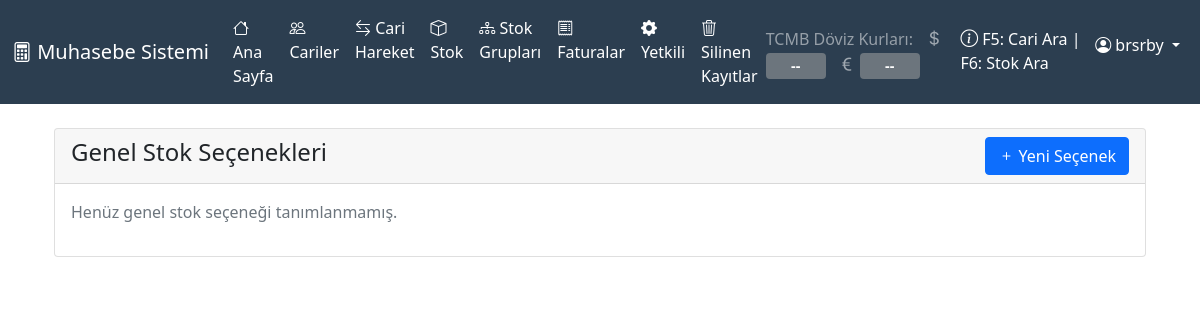
The app's page /yetkili/genel-stok-secenek/ (signed in), older data.
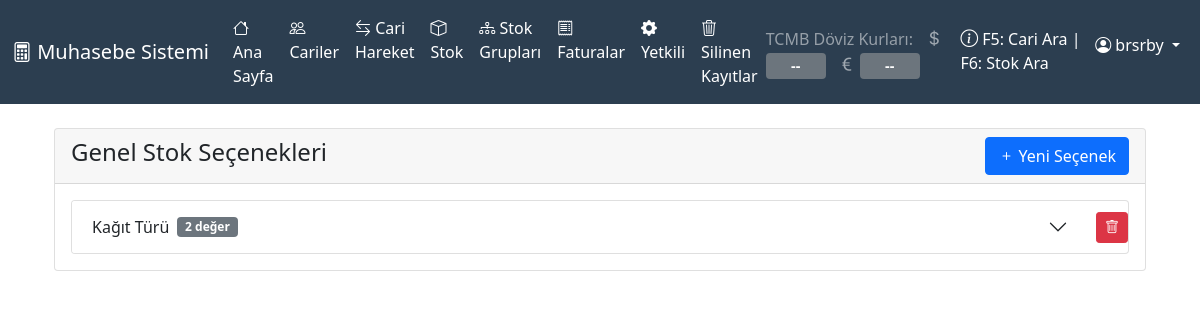
The same page, newer data.
### muhasebe/models.py (models this page shows, shortened)
class BaseModel(models.Model):
    olusturma_tarihi = models.DateTimeField(auto_now_add=True, verbose_name='Oluşturma Tarihi')
    guncelleme_tarihi = models.DateTimeField(auto_now=True, verbose_name='Güncelleme Tarihi')
    silindi = models.BooleanField(default=False, verbose_name='Silindi')
    silinme_tarihi = models.DateTimeField(null=True, blank=True, verbose_name='Silinme Tarihi')
    silen_kullanici = models.ForeignKey(User, on_delete=models.SET_NULL, null=True, blank=True,
                                       related_name='%(class)s_silen', verbose_name='Silen Kullanıcı')
    class Meta:
        abstract = True

class GenelStokSecenek(BaseModel):
    baslik = models.CharField(max_length=100, unique=True, verbose_name='Seçenek Başlığı')
    sira = models.IntegerField(default=0, verbose_name='Sıra')
    class Meta:
        db_table = 'genel_stok_secenekler'
        verbose_name = 'Genel Stok Seçeneği'
        verbose_name_plural = 'Genel Stok Seçenekleri'
        ordering = ['sira', 'baslik']

### muhasebe/views.py (the view)
# urls.py: path('yetkili/genel-stok-secenek/', views.genel_stok_secenek_list, name='genel_stok_secenek_list'),
@login_required
def genel_stok_secenek_list(request):
    if not request.user.is_superuser:
        messages.error(request, 'Bu sayfaya erişim yetkiniz yok!')
        return redirect('anasayfa')
    secenekler = GenelStokSecenek.objects.filter(silindi=False).prefetch_related('degerler')
    return render(request, 'yetkili/genel_stok_secenek_list.html', {'secenekler': secenekler})

### templates/yetkili/genel_stok_secenek_list.html (shortened to what this page needs)
{% extends 'base_dashboard.html' %}
{% load static %}
{% block content %}
<div class="container-fluid">
    <div class="row">
        <div class="col-12">
            <div class="card">
                <div class="card-header d-flex justify-content-between align-items-center">
                    <h4>Genel Stok Seçenekleri</h4>
                    <button class="btn btn-primary" onclick="yeniSecenek()">
                        <i class="bi bi-plus"></i> Yeni Seçenek
                    </button>
                </div>
                <div class="card-body">
                    {% if secenekler %}
                    <div class="accordion" id="secenekAccordion">
                        {% for secenek in secenekler %}
                        <div class="accordion-item">
                            <h2 class="accordion-header d-flex align-items-center">
                                <button class="accordion-button collapsed flex-grow-1" type="button"
                                    data-bs-toggle="collapse" data-bs-target="#collapse{{ secenek.id }}">
                                    {{ secenek.baslik }}
                                    <span class="badge bg-secondary ms-2">{{ secenek.degerler.count }} değer</span>
                                </button>
                                <button class="btn btn-sm btn-danger ms-2" onclick="secenekSil({{ secenek.id }})"
                                    title="Seçeneği Sil">
                                    <i class="bi bi-trash"></i>
                                </button>
                            </h2>
                        </div>
                        {% endfor %}
                    </div>
                    {% else %}
                    <p class="text-muted">Henüz genel stok seçeneği tanımlanmamış.</p>
                    {% endif %}
                </div>
            </div>
        </div>
    </div>
</div>
{% endblock %}

Row changes from the older to the newer data that the page shows:
added GenelStokSecenek: baslik "Kağıt Türü", degerler.count "2"
Text that changed along with them:
text no longer shown: "Henüz genel stok seçeneği tanımlanmamış."
